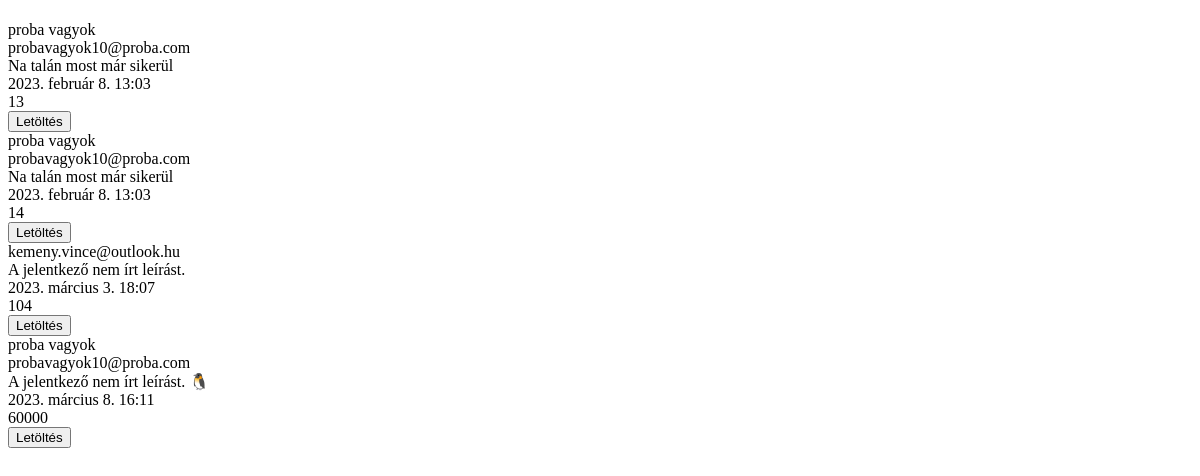
Page /profil/jelentkezok/5 (signed in) on the earlier database version.
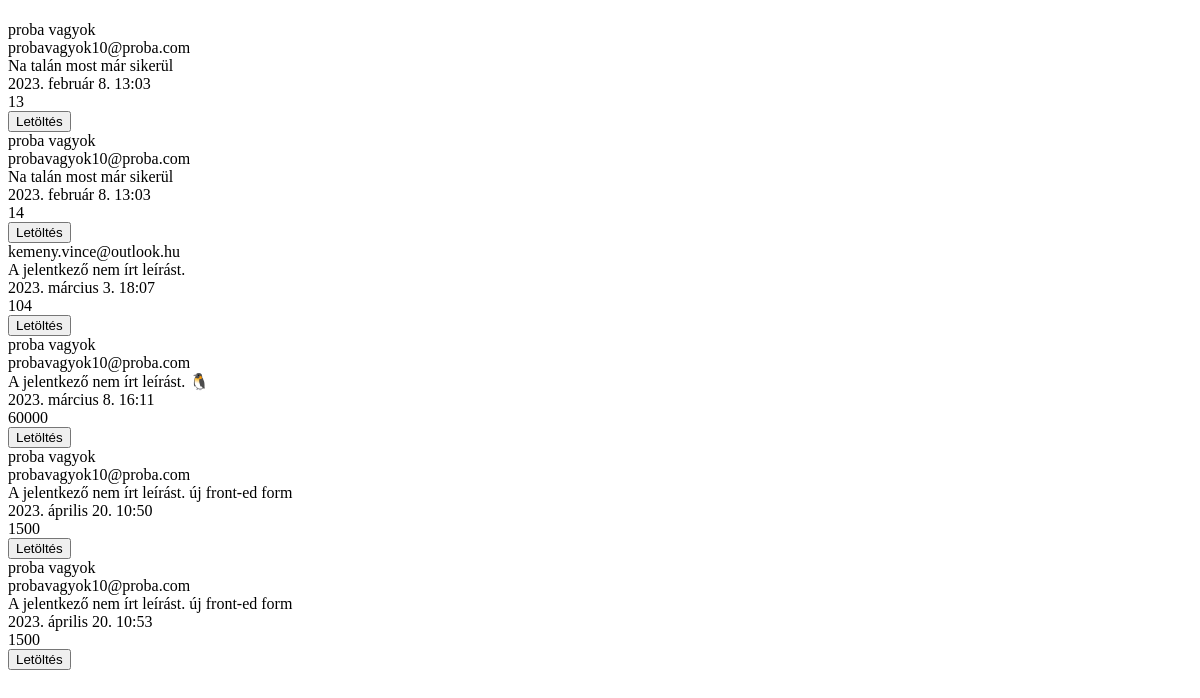
Same page on the later database version.
### app/models.py (models this page shows, shortened)
class Jelentkezes(models.Model):
    munkaVallalo = models.ForeignKey(settings.AUTH_USER_MODEL, on_delete=models.CASCADE)
    munka = models.ForeignKey(Munka, on_delete=models.CASCADE, default=0)
    ido = models.DateTimeField(null=False, default=django.utils.timezone.now)
    berigeny = models.IntegerField(null=True, default=0)
    bemutatkozas = models.TextField(null=True, default="A jelentkező nem írt leírást.")
    felhId = models.CharField(max_length=10, null=False, default="")
    melleklet = models.FileField(null = False, upload_to=KonyvtarKezeles, max_length=255)

### app/views.py (the view)
# urls.py: path("profil/jelentkezok/<int:munka_Id>", views.Profil_JelentkezoMegtekinto, name="Jelentkezo_Per_Munka"),
def Profil_JelentkezoMegtekinto(request, munka_Id):
    felhasznalo = request.user
    munkaraJelentkezok = None
    try:
        munkaraJelentkezok = list(Jelentkezes.objects.filter(munka = munka_Id))
    except:
        print(traceback.format_exc())
        munkaraJelentkezok = None
    template = loader.get_template("tesztoldal/file_letolt.html")
    context = {
        "jelentkezok": munkaraJelentkezok,
        "felhasznalo": felhasznalo
        }
    return HttpResponse(template.render(context,request))

### app/templates/tesztoldal/file_letolt.html (shortened to what this page needs)
<!DOCTYPE html>
<html lang="en">
<head>
</head>
<body>
    {% if felhasznalo.is_authenticated %}
    <div>
        {% for jelentkezo in jelentkezok %}
        <div>
            <div>
                {{ jelentkezo.munkaVallalo.first_name}} {{ jelentkezo.munkaVallalo.last_name}}
            </div>
            <div>
                {{ jelentkezo.munkaVallalo.email}}
            </div>
            <div>
                {{ jelentkezo.bemutatkozas}}
            </div>
            <div>
                {{ jelentkezo.ido}}
                <br>
                {{ jelentkezo.berigeny }}
            </div>
            <div>
                <button name="button" , type="submit" , onclick="{{ jelentkezo.melleklet }}">Letöltés</button>
            </div>
        </div>
        {% endfor %}
    </div>
    {% else %}
    <p>Nincs jogusultságod! Jelentkezz be!</p>
    {% endif %}
</body>
</html>

Differences in the rows shown:
added Jelentkezes: munkaVallalo.first_name "proba", munkaVallalo.last_name "vagyok", munkaVallalo.email "probavagyok10@proba.com", bemutatkozas "A jelentkező nem írt leírást. új front-ed form", ido "2023. április 20. 10:50", berigeny "1500"
added Jelentkezes: munkaVallalo.first_name "proba", munkaVallalo.last_name "vagyok", munkaVallalo.email "probavagyok10@proba.com", bemutatkozas "A jelentkező nem írt leírást. új front-ed form", ido "2023. április 20. 10:53", berigeny "1500"
